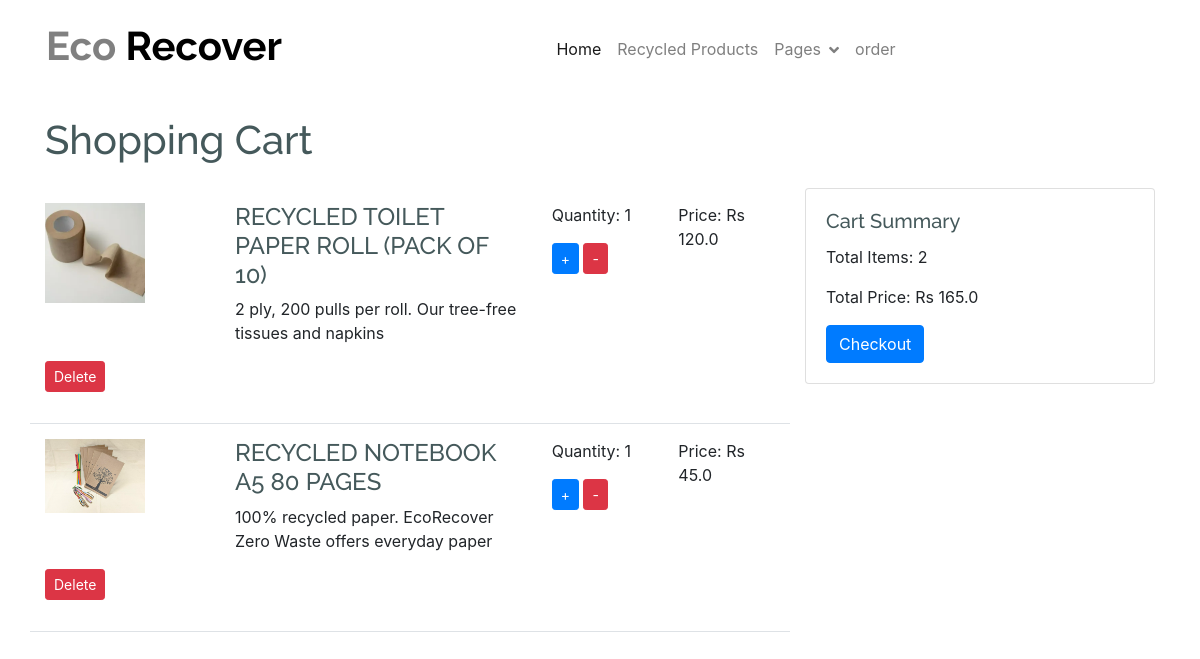
Before: /view_cart/ (signed in) with the older database file.
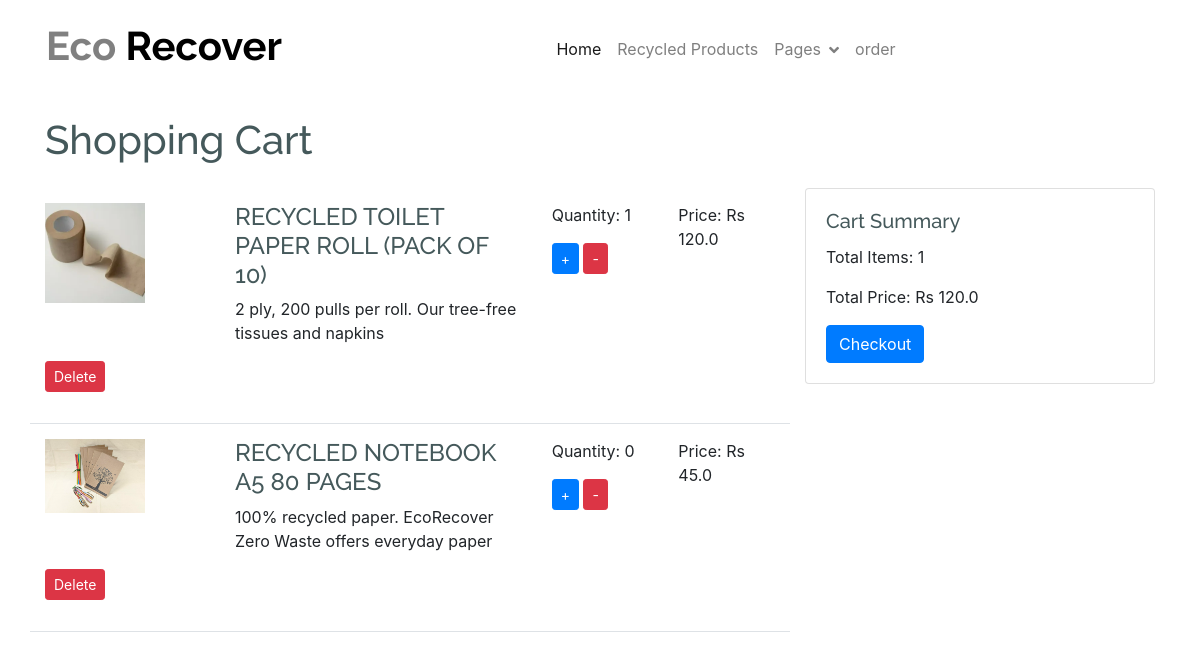
After: the same page with the newer database file.
### app322/models.py (models this page shows, shortened)
class Cart(models.Model):
    user = models.ForeignKey(User, on_delete=models.CASCADE)
    product = models.ForeignKey(Product, on_delete=models.CASCADE)
    quantity = models.PositiveIntegerField(default=1)
    date_added = models.DateTimeField(auto_now_add=True)
    image = models.ImageField(upload_to='cart_item_images/', blank=True, null=True)  # Add image field

class Product(models.Model):
    subcategory = models.ForeignKey('Subcategory', on_delete=models.CASCADE, null=True, blank=True)
    user = models.ForeignKey(User, on_delete=models.CASCADE,default=0)
    name = models.CharField(max_length=100, null=False, blank=False)
    product_image = models.ImageField(upload_to="product_images", null=False, blank=False)
    description = models.CharField(max_length=500, null=False, blank=False)
    quantity = models.IntegerField(null=False, blank=False)
    original_price = models.FloatField(null=False, blank=False)
    selling_price = models.FloatField(null=False, blank=False)
    status = models.BooleanField(default=False, help_text="0=default,1=Hidden")
    trending = models.BooleanField(default=False, help_text="0=default,1=Trending")
    created_date = models.DateTimeField(auto_now_add=True)
    updated_date = models.DateTimeField(auto_now=True)

### app322/views.py (the view)
# urls.py: path('view_cart/', views.view_cart, name='view_cart'),
@never_cache
@login_required(login_url='loginn')
def view_cart(request):
    cart_items = Cart.objects.filter(user=request.user)
    total_items = sum(item.quantity for item in cart_items)
    total_price = sum(item.product.selling_price * item.quantity for item in cart_items)
    return render(request, 'main/ecomerce/cart.html', {'cart_items': cart_items, 'total_items': total_items, 'total_price': total_price})

### templates/main/ecomerce/cart.html (shortened to what this page needs)
{% extends 'main/ecomerce/baseeco.html' %}
{% block content %}
<br><br><br><br>
<!DOCTYPE html>
<html lang="en">
<head>
    <link href="https://stackpath.bootstrapcdn.com/bootstrap/4.3.1/css/bootstrap.min.css" rel="stylesheet">
</head>
<body>
<div class="container">
    <h1 class="mb-4">Shopping Cart</h1>
    <div class="row">
        <div class="col-md-8">
            {% if cart_items %}
            {% for item in cart_items %}
            <div class="cart-item row">
                <div class="col-md-3">
                    <img src="{{ item.product.product_image.url }}" alt="{{ item.product.name }}" class="img-fluid">                </div>
                <div class="col-md-5">
                    <h4>{{ item.product.name }}</h4>
                    <p>{{ item.product.description }}</p>
                </div>
                <div class="col-md-2">
                    <p>Quantity: <span id="quantity_{{ item.id }}">{{ item.quantity }}</span></p>
                    <button class="btn btn-sm btn-primary" onclick="updateQuantity('{{ item.id }}', 'add')">+</button>
                    <button class="btn btn-sm btn-danger" onclick="updateQuantity('{{ item.id }}', 'remove')">-</button>
                </div>
                <div class="col-md-2">
                    <p>Price: Rs {{ item.product.selling_price }}</p>
                </div>
                <div class="col-md-2">
                    <p><button class="btn btn-sm btn-danger" onclick="deleteItem('{{ item.id }}')">Delete</button></p>
                </div>
            </div>
            {% endfor %}
            {% else %}
            <p>Your cart is empty.</p>
            {% endif %}
        </div>
        <div class="col-md-4">
            <div class="card">
                <div class="card-body">
                    <h5 class="card-title">Cart Summary</h5>
                    <p class="card-text">Total Items: <span id="total_items">{{ total_items }}</span></p>
                    <p class="card-text">Total Price: <span id="total_price">Rs {{ total_price }}</span></p>
                    <a id="checkoutBtn" href="{% url 'paymentform1' %}?amount={{ total_price }}" class="btn btn-primary{% if total_price <= 0 %} d-none{% endif %}">Checkout</a>
                </div>
            </div>
        </div>
    </div>
</div>
</body>
</html>
{% endblock content %}

Changed rows visible on the page:
changed Cart "RECYCLED NOTEBOOK A5 80 PAGES": quantity "1" → "0"
Other visible differences:
{{ total_items }}: "2" → "1"
{{ total_price }}: "165.0" → "120.0"
